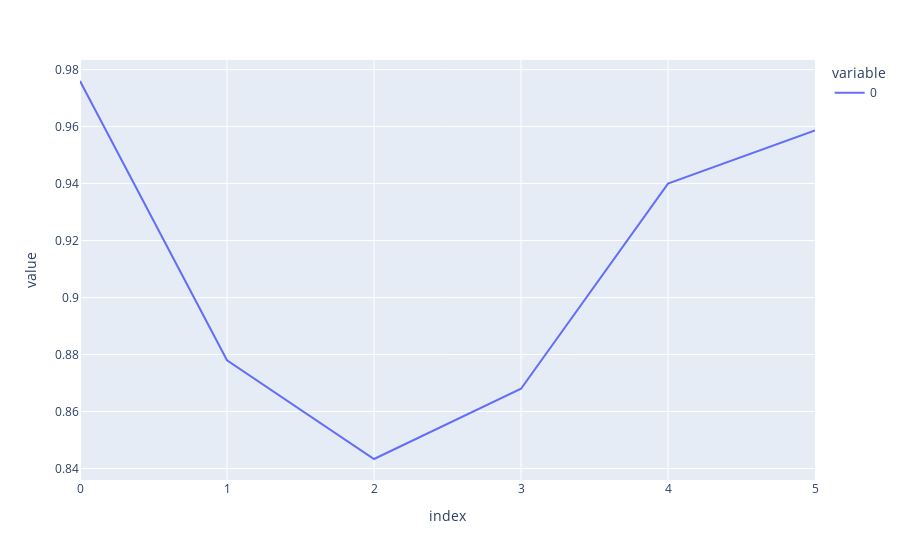

Here is the notebook cell this chart was saved with:
### Code cell
px.line(recall_score(train_['label'], train_['prediction'], average=None))

### Figure 1 — Plotly figure (JSON) as saved in the notebook; plotly's stock layout.template omitted (floating-point values rounded to 4 significant figures)
{"data": [{"hovertemplate": "variable=0<br>index=%{x}<br>value=%{y}<extra></extra>", "legendgroup": "0", "line": {"color": "#636efa", "dash": "solid"}, "marker": {"symbol": "circle"}, "mode": "lines", "name": "0", "orientation": "v", "showlegend": true, "type": "scatter", "x": [0, 1, 2, 3, 4, 5], "xaxis": "x", "y": [0.976, 0.878, 0.8433, 0.868, 0.94, 0.9587], "yaxis": "y"}], "layout": {"legend": {"title": {"text": "variable"}, "tracegroupgap": 0}, "margin": {"t": 60}, "xaxis": {"anchor": "y", "domain": [0, 1], "title": {"text": "index"}}, "yaxis": {"anchor": "x", "domain": [0, 1], "title": {"text": "value"}}}}
